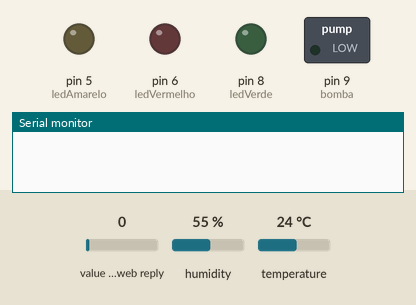
Simulated run of this sketch. Board: Arduino Uno, built for the host (arithmetic inside an expression is 32-bit, double 64-bit). Parts: switched loads named in the sketch (green lamp = pin HIGH), output pins drawn as LEDs (lit = HIGH), the last lines printed to the serial monitor. The test bench sets the inputs (shaded band); at power-on: value in the web reply 0, humidity 55 %, temperature 24 °C. WiFi joins after 1.5 s; servers stay silent unless stated; web services answer with replies made up by the test bench.

Above: at 0.0 s.
At 1.6 s:
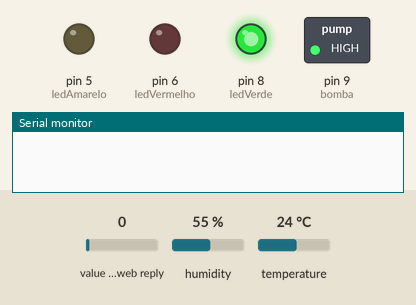
At 2.6 s:
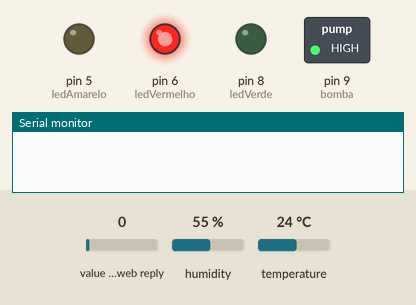
At 3.1 s:
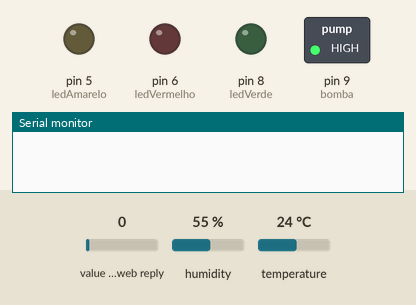
At 4.6 s:
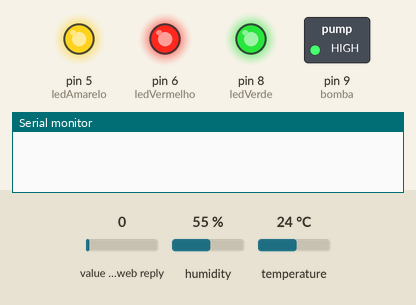
At 20.1 s:
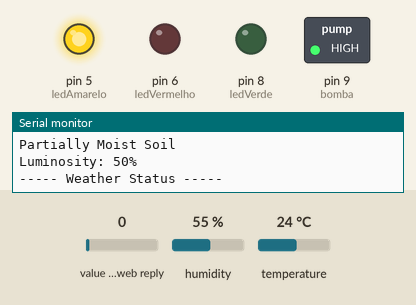
Timing chart, 0 to 21.6 s (numbered marks = the images above):
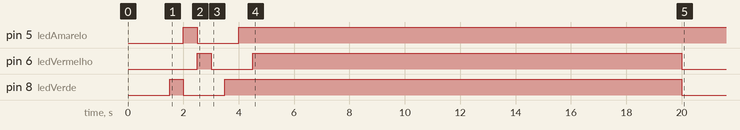

Measured:
- by itself, pin 6 (ledVermelho): HIGH → LOW at 3.0 s, → HIGH 1.5 s later, → LOW 15.5 s later
- by itself, pin 8 (ledVerde): HIGH → LOW at 2.0 s, → HIGH 1.5 s later, → LOW 16.5 s later

The sketch:

4_BeThere_WriteCommand.ino
```cpp
#include "ThingSpeak.h"
#include <SPI.h>
#include <Ethernet.h>
#include "DHT.h" //DHT Library

byte mac[] = {0xDE, 0xAD, 0xBE, 0xEF, 0xFE, 0xED};
EthernetClient client; //ethernet client object

//Atribuição dos pinos
#define sensor A0

#define bomba 9
#define ledVerde 8
#define ledAmarelo 5
#define ledVermelho 6

#define luz A1
#define autoButton 2
#define autoLed 3

//Configuração do DHT
#define pinDHT 7     //DHT communication pin
#define typeDHT DHT22 //DHT sensor type, in this case DHT22

DHT dht(pinDHT, typeDHT); //declaring an DHT object

//variáveis para gravação
int umidade;
int luminosidade;
float bombaFlag;
String nivelUmidade;
int codSoil;
long stopWrite = 0;
long stopRead = 0;

//Campos do ThingSpeak
unsigned long myChannelNumber = 695672;
const char * myWriteAPIKey = "ZY113X3ZSZG96YC8";

void setup() {

  Serial.begin(9600);
  dht.begin(); //initialize DHT object

  Ethernet.begin(mac);
  ThingSpeak.begin(client);

  //Entradas e saída
  pinMode(sensor, INPUT); //sensor de umidade
  pinMode(luz, INPUT); //sensor de luminosidade (conectada ao divisor de tensão com fotoresistor)
  pinMode(bomba, OUTPUT); //acionamento do relé

  digitalWrite(bomba, HIGH); //inicializar desligado

  //Leds indicadores
  pinMode(ledVerde, OUTPUT);
  pinMode(ledAmarelo, OUTPUT);
  pinMode(ledVermelho, OUTPUT);

  //Estado inicial do relé
  digitalWrite(bomba, HIGH);

  //indicadores visuais de inicialização
  digitalWrite(ledVerde, HIGH);
  delay(500);
  digitalWrite(ledVerde, LOW);
  digitalWrite(ledAmarelo, HIGH);
  delay(500);
  digitalWrite(ledAmarelo, LOW);
  digitalWrite(ledVermelho, HIGH);
  delay(500);
  digitalWrite(ledVermelho, LOW);
  delay(500);
  digitalWrite(ledVerde, HIGH);
  delay(500);
  digitalWrite(ledAmarelo, HIGH);
  delay(500);
  digitalWrite(ledVermelho, HIGH);
  delay(650);

  Serial.print("------------ BE THERE - ONLINE ------------");
}

void loop() {

  //#####LEITURAS####

  if(millis()-stopWrite > 20000){
      //leitura da umidade
    umidade = analogRead(sensor);

    //read humidity and temperature
    float h = dht.readHumidity();
    float t = dht.readTemperature();

    //sensor DHT read failure check
    if (isnan(h) || isnan(t)) {
      Serial.print("\n");
      Serial.print("\nDHT failed! Check Connections!");
    }

    //classificação do solo
    if (umidade >= 200 && umidade <=500){

      codSoil = 1; //solo úmido

      //Acende led verde
      digitalWrite(ledVerde, HIGH);
      digitalWrite(ledVermelho, LOW);
      digitalWrite(ledAmarelo, LOW);
      digitalWrite(bomba, HIGH);
      //bombaFlag = 0.0;
    }

    else if (umidade > 500 && umidade < 850){

      codSoil = 2; //solo parcialmente umido

      //Acende led amarelo
      digitalWrite(ledVerde, LOW);
      digitalWrite(ledVermelho, LOW);
      digitalWrite(ledAmarelo, HIGH);
      //digitalWrite(bomba, HIGH);
    }

    else if(umidade > 850 && umidade <= 1024)
    {
      codSoil = 3; //solo seco

      //Acende led vermelho
      digitalWrite(ledVerde, LOW);
      digitalWrite(ledVermelho, HIGH);
      digitalWrite(ledAmarelo, LOW);

      if (bomba){
        digitalWrite(bomba, LOW);
        //bombaFlag = 1.0;
      }
    }

    //ajustar limites para exibir o valor de 0 - 100 (seco-umido/sem luz-com luz)
    umidade = map(umidade, 0, 1024, 100, 0);

    //leitura da ponta analógica do divisor de tensão com foto resistor
    luminosidade = analogRead(luz);
    luminosidade = map(luminosidade, 0, 1024, 0, 100);

    //plot no serial monitor
    Serial.print("\n------------ BE THERE - REPORT ------------");

    Serial.print("\n----- Soil Status ----- ");
    Serial.print("\nSoil Moisture: ");
    Serial.print(umidade);
    Serial.print("%");

    if (codSoil == 1){
      nivelUmidade = "\nMoist Soil";
    } else if (codSoil == 2){
        nivelUmidade = "\nPartially Moist Soil";
    } else{
        nivelUmidade = "\nDry Soil";
    }
    Serial.print(nivelUmidade);
    Serial.print("\nLuminosity: ");
    Serial.print(luminosidade);
    Serial.print("%");
    Serial.print("\n");

    //DHT posts
    Serial.print("\n----- Weather Status -----");
    Serial.print("\nHumidity: ");
    Serial.print(h);
    Serial.print("%\n");
    Serial.print("Temperature: ");
    Serial.print(t);
    Serial.print("°C\n");
    Serial.print("\n");

    //set fields
    ThingSpeak.setField(1, umidade);
    //ThingSpeak.setField(2, luminosidade);
    //ThingSpeak.setField(3, h);
    //ThingSpeak.setField(4, t);
    ThingSpeak.setField(5, bombaFlag);

    //write fields
    int x = ThingSpeak.writeFields(myChannelNumber,myWriteAPIKey);

    if (x == 200){
      Serial.print("\nOK!");
    } else{
        Serial.print("Error: " + String(x));
    }

    float value = ThingSpeak.readFloatField(myChannelNumber, 5);

    Serial.print("\nPump Status");
    Serial.print(value);

    stopWrite = millis();

  }

  /*
  if(millis()-stopRead > 15000){
    float value = ThingSpeak.readFloatField(myChannelNumber, 5);
    Serial.println("\nRead thingSpeak channel commands/field 1 last value="+ String(value));
    if (value == 0) {
      Serial.print("bomba desligada");
      digitalWrite(bomba,HIGH);
      }
    else {
      Serial.print("bomba ligada\n");
      digitalWrite(bomba,LOW);
      //ThingSpeak.writeField(commandsChannelNumber, 1, responseValue, commandsWriteAPIKey);
    }

   stopRead = millis();
   bombaFlag=value;
  }
  */


  //delay de 20
  //delay(20000); // ThingSpeak precisa de pelo menos 15s de interval

}
```
